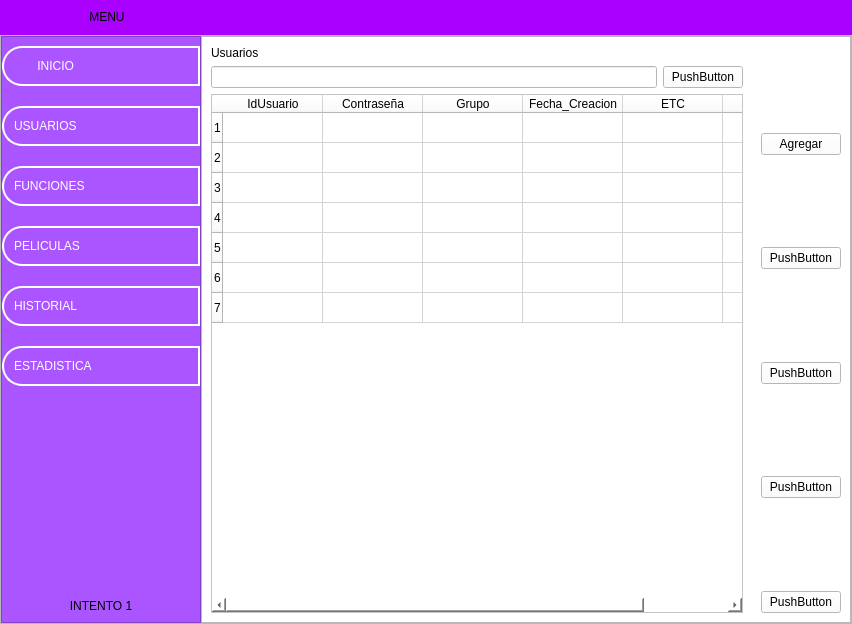
<?xml version="1.0" encoding="UTF-8"?>
<ui version="4.0">
 <class>MainWindow</class>
 <widget class="QMainWindow" name="MainWindow">
  <property name="geometry">
   <rect>
    <x>0</x>
    <y>0</y>
    <width>852</width>
    <height>624</height>
   </rect>
  </property>
  <property name="minimumSize">
   <size>
    <width>400</width>
    <height>0</height>
   </size>
  </property>
  <property name="windowTitle">
   <string>MainWindow</string>
  </property>
  <property name="styleSheet">
   <string notr="true"/>
  </property>
  <widget class="QWidget" name="centralwidget">
   <layout class="QVBoxLayout" name="verticalLayout">
    <property name="spacing">
     <number>0</number>
    </property>
    <property name="leftMargin">
     <number>0</number>
    </property>
    <property name="topMargin">
     <number>0</number>
    </property>
    <property name="rightMargin">
     <number>0</number>
    </property>
    <property name="bottomMargin">
     <number>0</number>
    </property>
    <item>
     <widget class="QFrame" name="frame_superior">
      <property name="minimumSize">
       <size>
        <width>0</width>
        <height>35</height>
       </size>
      </property>
      <property name="maximumSize">
       <size>
        <width>16777215</width>
        <height>50</height>
       </size>
      </property>
      <property name="styleSheet">
       <string notr="true">
QFrame{
border-top-left-radius: 20px;
border-bottom-left-radius: 20px;

background-color: rgb(170, 0, 255);

}
</string>
      </property>
      <property name="frameShape">
       <enum>QFrame::StyledPanel</enum>
      </property>
      <property name="frameShadow">
       <enum>QFrame::Raised</enum>
      </property>
      <layout class="QHBoxLayout" name="horizontalLayout_8">
       <property name="spacing">
        <number>0</number>
       </property>
       <property name="leftMargin">
        <number>2</number>
       </property>
       <property name="topMargin">
        <number>0</number>
       </property>
       <property name="rightMargin">
        <number>2</number>
       </property>
       <property name="bottomMargin">
        <number>0</number>
       </property>
       <item alignment="Qt::AlignLeft">
        <widget class="QPushButton" name="bt_menu">
         <property name="minimumSize">
          <size>
           <width>200</width>
           <height>0</height>
          </size>
         </property>
         <property name="maximumSize">
          <size>
           <width>200</width>
           <height>16777215</height>
          </size>
         </property>
         <property name="styleSheet">
          <string notr="true">QPushButton{
background-color: #aa00ff;
font: 87 12pt &quot;Arial Black&quot;;
border-radius:0px;
}

QPushButton:hover{
background-color: white;
font: 87 12pt &quot;Arial Black&quot;;

}
</string>
         </property>
         <property name="text">
          <string>    MENU </string>
         </property>
         <property name="icon">
          <iconset>
           <normaloff>../../Pruebas_para_Proyecto_Practicas/Menu_Lateral_desplegable_1/PyQt5-main/PyQt5-main/Menu Lateral desplegable/barra-de-menus.png</normaloff>../../Pruebas_para_Proyecto_Practicas/Menu_Lateral_desplegable_1/PyQt5-main/PyQt5-main/Menu Lateral desplegable/barra-de-menus.png</iconset>
         </property>
         <property name="iconSize">
          <size>
           <width>32</width>
           <height>32</height>
          </size>
         </property>
         <property name="autoDefault">
          <bool>false</bool>
         </property>
         <property name="default">
          <bool>false</bool>
         </property>
         <property name="flat">
          <bool>false</bool>
         </property>
        </widget>
       </item>
       <item>
        <spacer name="horizontalSpacer">
         <property name="orientation">
          <enum>Qt::Horizontal</enum>
         </property>
         <property name="sizeHint" stdset="0">
          <size>
           <width>265</width>
           <height>20</height>
          </size>
         </property>
        </spacer>
       </item>
       <item alignment="Qt::AlignRight">
        <widget class="QPushButton" name="bt_minimizar">
         <property name="minimumSize">
          <size>
           <width>35</width>
           <height>35</height>
          </size>
         </property>
         <property name="styleSheet">
          <string notr="true">QPushButton{
border:0px;
}

QPushButton:hover{
border:5px solid #aa00ff;
background-color:#ffff00;

}
</string>
         </property>
         <property name="text">
          <string/>
         </property>
         <property name="icon">
          <iconset>
           <normaloff>../icons/minimizar.png</normaloff>../icons/minimizar.png</iconset>
         </property>
         <property name="iconSize">
          <size>
           <width>32</width>
           <height>32</height>
          </size>
         </property>
         <property name="flat">
          <bool>false</bool>
         </property>
        </widget>
       </item>
       <item alignment="Qt::AlignRight">
        <widget class="QPushButton" name="bt_restaurar">
         <property name="maximumSize">
          <size>
           <width>35</width>
           <height>35</height>
          </size>
         </property>
         <property name="styleSheet">
          <string notr="true">QPushButton{
border:0px;

}

QPushButton:hover{
border:5px solid #aa00ff;
background-color:#55ff00;

}
</string>
         </property>
         <property name="text">
          <string/>
         </property>
         <property name="icon">
          <iconset>
           <normaloff>../icons/restaurar.png</normaloff>../icons/restaurar.png</iconset>
         </property>
         <property name="iconSize">
          <size>
           <width>30</width>
           <height>30</height>
          </size>
         </property>
        </widget>
       </item>
       <item alignment="Qt::AlignRight">
        <widget class="QPushButton" name="bt_maximizar">
         <property name="maximumSize">
          <size>
           <width>35</width>
           <height>35</height>
          </size>
         </property>
         <property name="styleSheet">
          <string notr="true">QPushButton{
border:0px;

}

QPushButton:hover{
border:5px solid #aa00ff;
background-color:#55ff00;

}
</string>
         </property>
         <property name="text">
          <string/>
         </property>
         <property name="icon">
          <iconset>
           <normaloff>../icons/maximizar.png</normaloff>../icons/maximizar.png</iconset>
         </property>
         <property name="iconSize">
          <size>
           <width>32</width>
           <height>32</height>
          </size>
         </property>
        </widget>
       </item>
       <item alignment="Qt::AlignRight">
        <widget class="QPushButton" name="bt_cerrar">
         <property name="maximumSize">
          <size>
           <width>35</width>
           <height>16777215</height>
          </size>
         </property>
         <property name="styleSheet">
          <string notr="true">QPushButton{
border:0px;

}

QPushButton:hover{
border:5px solid #aa00ff;
background-color:red;

}
</string>
         </property>
         <property name="text">
          <string/>
         </property>
         <property name="icon">
          <iconset>
           <normaloff>../icons/cerrar.png</normaloff>../icons/cerrar.png</iconset>
         </property>
         <property name="iconSize">
          <size>
           <width>32</width>
           <height>32</height>
          </size>
         </property>
        </widget>
       </item>
      </layout>
     </widget>
    </item>
    <item>
     <widget class="QFrame" name="frame_inferior">
      <property name="styleSheet">
       <string notr="true"/>
      </property>
      <property name="frameShape">
       <enum>QFrame::StyledPanel</enum>
      </property>
      <property name="frameShadow">
       <enum>QFrame::Raised</enum>
      </property>
      <layout class="QHBoxLayout" name="horizontalLayout">
       <property name="spacing">
        <number>0</number>
       </property>
       <property name="leftMargin">
        <number>0</number>
       </property>
       <property name="topMargin">
        <number>0</number>
       </property>
       <property name="rightMargin">
        <number>0</number>
       </property>
       <property name="bottomMargin">
        <number>0</number>
       </property>
       <item alignment="Qt::AlignLeft">
        <widget class="QFrame" name="frame_lateral">
         <property name="minimumSize">
          <size>
           <width>200</width>
           <height>0</height>
          </size>
         </property>
         <property name="maximumSize">
          <size>
           <width>0</width>
           <height>16777215</height>
          </size>
         </property>
         <property name="layoutDirection">
          <enum>Qt::LeftToRight</enum>
         </property>
         <property name="autoFillBackground">
          <bool>false</bool>
         </property>
         <property name="styleSheet">
          <string notr="true">QFrame {
    background-color: #aa55ff;
}

QPushButton {
    background-color: #aa55ff;
    border: 2px solid #fff;
    border-top-left-radius: 20px;
    border-bottom-left-radius: 20px;
    padding: 10px;
    color: white;
    font: 75 12pt &quot;Arial Narrow&quot;;
    text-align: left;
}

QPushButton:hover {
    background-color: #ffffff;
    border: 2px solid #aa55ff;
    color: #aa55ff;
    text-align: left;
}
</string>
         </property>
         <property name="frameShape">
          <enum>QFrame::StyledPanel</enum>
         </property>
         <property name="frameShadow">
          <enum>QFrame::Plain</enum>
         </property>
         <layout class="QVBoxLayout" name="verticalLayout_2">
          <property name="spacing">
           <number>20</number>
          </property>
          <property name="leftMargin">
           <number>0</number>
          </property>
          <property name="rightMargin">
           <number>0</number>
          </property>
          <property name="bottomMargin">
           <number>9</number>
          </property>
          <item>
           <widget class="QPushButton" name="bt_inicio">
            <property name="minimumSize">
             <size>
              <width>0</width>
              <height>40</height>
             </size>
            </property>
            <property name="contextMenuPolicy">
             <enum>Qt::DefaultContextMenu</enum>
            </property>
            <property name="layoutDirection">
             <enum>Qt::LeftToRight</enum>
            </property>
            <property name="text">
             <string>       INICIO             </string>
            </property>
            <property name="icon">
             <iconset>
              <normaloff>../icons/inteligencia-artificial.png</normaloff>../icons/inteligencia-artificial.png</iconset>
            </property>
            <property name="iconSize">
             <size>
              <width>32</width>
              <height>32</height>
             </size>
            </property>
           </widget>
          </item>
          <item>
           <widget class="QPushButton" name="bt_uno">
            <property name="minimumSize">
             <size>
              <width>0</width>
              <height>40</height>
             </size>
            </property>
            <property name="toolTipDuration">
             <number>0</number>
            </property>
            <property name="styleSheet">
             <string notr="true"/>
            </property>
            <property name="text">
             <string>USUARIOS</string>
            </property>
            <property name="icon">
             <iconset>
              <normaloff>../icons/base-de-datos.png</normaloff>../icons/base-de-datos.png</iconset>
            </property>
            <property name="iconSize">
             <size>
              <width>32</width>
              <height>32</height>
             </size>
            </property>
           </widget>
          </item>
          <item>
           <widget class="QPushButton" name="bt_dos">
            <property name="minimumSize">
             <size>
              <width>0</width>
              <height>40</height>
             </size>
            </property>
            <property name="styleSheet">
             <string notr="true"/>
            </property>
            <property name="text">
             <string>FUNCIONES</string>
            </property>
            <property name="icon">
             <iconset>
              <normaloff>../icons/chip.png</normaloff>../icons/chip.png</iconset>
            </property>
            <property name="iconSize">
             <size>
              <width>32</width>
              <height>32</height>
             </size>
            </property>
           </widget>
          </item>
          <item>
           <widget class="QPushButton" name="bt_tres">
            <property name="minimumSize">
             <size>
              <width>0</width>
              <height>40</height>
             </size>
            </property>
            <property name="styleSheet">
             <string notr="true"/>
            </property>
            <property name="text">
             <string>PELICULAS</string>
            </property>
            <property name="icon">
             <iconset>
              <normaloff>../../Pruebas_para_Proyecto_Practicas/Menu_Lateral_desplegable_1/PyQt5-main/PyQt5-main/Menu Lateral desplegable/moto.png</normaloff>../../Pruebas_para_Proyecto_Practicas/Menu_Lateral_desplegable_1/PyQt5-main/PyQt5-main/Menu Lateral desplegable/moto.png</iconset>
            </property>
            <property name="iconSize">
             <size>
              <width>32</width>
              <height>32</height>
             </size>
            </property>
           </widget>
          </item>
          <item>
           <widget class="QPushButton" name="bt_cuatro">
            <property name="minimumSize">
             <size>
              <width>0</width>
              <height>40</height>
             </size>
            </property>
            <property name="styleSheet">
             <string notr="true"/>
            </property>
            <property name="text">
             <string>HISTORIAL</string>
            </property>
            <property name="icon">
             <iconset>
              <normaloff>../../Pruebas_para_Proyecto_Practicas/Menu_Lateral_desplegable_1/PyQt5-main/PyQt5-main/Menu Lateral desplegable/encriptado.png</normaloff>../../Pruebas_para_Proyecto_Practicas/Menu_Lateral_desplegable_1/PyQt5-main/PyQt5-main/Menu Lateral desplegable/encriptado.png</iconset>
            </property>
            <property name="iconSize">
             <size>
              <width>32</width>
              <height>32</height>
             </size>
            </property>
           </widget>
          </item>
          <item>
           <widget class="QPushButton" name="bt_cinco">
            <property name="minimumSize">
             <size>
              <width>0</width>
              <height>40</height>
             </size>
            </property>
            <property name="styleSheet">
             <string notr="true"/>
            </property>
            <property name="text">
             <string>ESTADISTICA</string>
            </property>
            <property name="icon">
             <iconset>
              <normaloff>../../Pruebas_para_Proyecto_Practicas/Menu_Lateral_desplegable_1/PyQt5-main/PyQt5-main/Menu Lateral desplegable/videojuego.png</normaloff>../../Pruebas_para_Proyecto_Practicas/Menu_Lateral_desplegable_1/PyQt5-main/PyQt5-main/Menu Lateral desplegable/videojuego.png</iconset>
            </property>
            <property name="iconSize">
             <size>
              <width>32</width>
              <height>32</height>
             </size>
            </property>
           </widget>
          </item>
          <item>
           <spacer name="verticalSpacer">
            <property name="orientation">
             <enum>Qt::Vertical</enum>
            </property>
            <property name="sizeHint" stdset="0">
             <size>
              <width>20</width>
              <height>40</height>
             </size>
            </property>
           </spacer>
          </item>
          <item>
           <widget class="QLabel" name="label_2">
            <property name="styleSheet">
             <string notr="true"/>
            </property>
            <property name="text">
             <string>INTENTO 1</string>
            </property>
            <property name="alignment">
             <set>Qt::AlignCenter</set>
            </property>
           </widget>
          </item>
         </layout>
        </widget>
       </item>
       <item>
        <widget class="QFrame" name="frame_contenedor">
         <property name="styleSheet">
          <string notr="true"/>
         </property>
         <property name="frameShape">
          <enum>QFrame::StyledPanel</enum>
         </property>
         <property name="frameShadow">
          <enum>QFrame::Raised</enum>
         </property>
         <property name="lineWidth">
          <number>1</number>
         </property>
         <layout class="QVBoxLayout" name="verticalLayout_3">
          <property name="spacing">
           <number>0</number>
          </property>
          <property name="leftMargin">
           <number>0</number>
          </property>
          <property name="topMargin">
           <number>0</number>
          </property>
          <property name="rightMargin">
           <number>0</number>
          </property>
          <property name="bottomMargin">
           <number>0</number>
          </property>
          <item>
           <widget class="QStackedWidget" name="stackedWidget">
            <property name="minimumSize">
             <size>
              <width>0</width>
              <height>0</height>
             </size>
            </property>
            <property name="styleSheet">
             <string notr="true">background-color: rgb(255, 255, 255);</string>
            </property>
            <property name="frameShape">
             <enum>QFrame::NoFrame</enum>
            </property>
            <property name="frameShadow">
             <enum>QFrame::Plain</enum>
            </property>
            <property name="lineWidth">
             <number>0</number>
            </property>
            <property name="currentIndex">
             <number>1</number>
            </property>
            <widget class="QWidget" name="page">
             <layout class="QVBoxLayout" name="verticalLayout_9">
              <item>
               <widget class="QLabel" name="label">
                <property name="text">
                 <string/>
                </property>
                <property name="pixmap">
                 <pixmap>../icons/download.jpg</pixmap>
                </property>
                <property name="scaledContents">
                 <bool>false</bool>
                </property>
                <property name="alignment">
                 <set>Qt::AlignCenter</set>
                </property>
                <property name="indent">
                 <number>0</number>
                </property>
               </widget>
              </item>
             </layout>
            </widget>
            <widget class="QWidget" name="page_uno">
             <property name="styleSheet">
              <string notr="true">background-color: rgb(255, 255, 255);</string>
             </property>
             <layout class="QHBoxLayout" name="horizontalLayout_2">
              <property name="spacing">
               <number>0</number>
              </property>
              <property name="leftMargin">
               <number>0</number>
              </property>
              <property name="topMargin">
               <number>0</number>
              </property>
              <property name="rightMargin">
               <number>0</number>
              </property>
              <property name="bottomMargin">
               <number>0</number>
              </property>
              <item>
               <widget class="QWidget" name="widget_2" native="true">
                <layout class="QVBoxLayout" name="verticalLayout_5">
                 <item>
                  <widget class="QLabel" name="label_3">
                   <property name="text">
                    <string>Usuarios</string>
                   </property>
                  </widget>
                 </item>
                 <item>
                  <layout class="QHBoxLayout" name="horizontalLayout_3">
                   <item>
                    <widget class="QLineEdit" name="lineEdit"/>
                   </item>
                   <item>
                    <widget class="QPushButton" name="pushButton_5">
                     <property name="text">
                      <string>PushButton</string>
                     </property>
                    </widget>
                   </item>
                  </layout>
                 </item>
                 <item>
                  <widget class="QTableWidget" name="tableWidget">
                   <row>
                    <property name="text">
                     <string>1</string>
                    </property>
                   </row>
                   <row>
                    <property name="text">
                     <string>2</string>
                    </property>
                   </row>
                   <row>
                    <property name="text">
                     <string>3</string>
                    </property>
                   </row>
                   <row>
                    <property name="text">
                     <string>4</string>
                    </property>
                   </row>
                   <row>
                    <property name="text">
                     <string>5</string>
                    </property>
                   </row>
                   <row>
                    <property name="text">
                     <string>6</string>
                    </property>
                   </row>
                   <row>
                    <property name="text">
                     <string>7</string>
                    </property>
                   </row>
                   <column>
                    <property name="text">
                     <string>IdUsuario</string>
                    </property>
                   </column>
                   <column>
                    <property name="text">
                     <string>Contraseña</string>
                    </property>
                   </column>
                   <column>
                    <property name="text">
                     <string>Grupo</string>
                    </property>
                   </column>
                   <column>
                    <property name="text">
                     <string>Fecha_Creacion</string>
                    </property>
                   </column>
                   <column>
                    <property name="text">
                     <string>ETC</string>
                    </property>
                   </column>
                   <column>
                    <property name="text">
                     <string>etc</string>
                    </property>
                   </column>
                  </widget>
                 </item>
                </layout>
               </widget>
              </item>
              <item>
               <widget class="QWidget" name="widget" native="true">
                <property name="maximumSize">
                 <size>
                  <width>160</width>
                  <height>16777215</height>
                 </size>
                </property>
                <layout class="QVBoxLayout" name="verticalLayout_4">
                 <item>
                  <spacer name="verticalSpacer_3">
                   <property name="orientation">
                    <enum>Qt::Vertical</enum>
                   </property>
                   <property name="sizeHint" stdset="0">
                    <size>
                     <width>20</width>
                     <height>66</height>
                    </size>
                   </property>
                  </spacer>
                 </item>
                 <item>
                  <widget class="QPushButton" name="bt_agregar_usuario">
                   <property name="text">
                    <string>Agregar</string>
                   </property>
                  </widget>
                 </item>
                 <item>
                  <spacer name="verticalSpacer_4">
                   <property name="orientation">
                    <enum>Qt::Vertical</enum>
                   </property>
                   <property name="sizeHint" stdset="0">
                    <size>
                     <width>20</width>
                     <height>66</height>
                    </size>
                   </property>
                  </spacer>
                 </item>
                 <item>
                  <widget class="QPushButton" name="pushButton_8">
                   <property name="text">
                    <string>PushButton</string>
                   </property>
                  </widget>
                 </item>
                 <item>
                  <spacer name="verticalSpacer_5">
                   <property name="orientation">
                    <enum>Qt::Vertical</enum>
                   </property>
                   <property name="sizeHint" stdset="0">
                    <size>
                     <width>20</width>
                     <height>66</height>
                    </size>
                   </property>
                  </spacer>
                 </item>
                 <item>
                  <widget class="QPushButton" name="pushButton_7">
                   <property name="text">
                    <string>PushButton</string>
                   </property>
                  </widget>
                 </item>
                 <item>
                  <spacer name="verticalSpacer_6">
                   <property name="orientation">
                    <enum>Qt::Vertical</enum>
                   </property>
                   <property name="sizeHint" stdset="0">
                    <size>
                     <width>20</width>
                     <height>66</height>
                    </size>
                   </property>
                  </spacer>
                 </item>
                 <item>
                  <widget class="QPushButton" name="pushButton_11">
                   <property name="text">
                    <string>PushButton</string>
                   </property>
                  </widget>
                 </item>
                 <item>
                  <spacer name="verticalSpacer_7">
                   <property name="orientation">
                    <enum>Qt::Vertical</enum>
                   </property>
                   <property name="sizeHint" stdset="0">
                    <size>
                     <width>20</width>
                     <height>66</height>
                    </size>
                   </property>
                  </spacer>
                 </item>
                 <item>
                  <widget class="QPushButton" name="pushButton_10">
                   <property name="text">
                    <string>PushButton</string>
                   </property>
                  </widget>
                 </item>
                </layout>
               </widget>
              </item>
             </layout>
            </widget>
            <widget class="QWidget" name="page_dos">
             <property name="styleSheet">
              <string notr="true">background-color: rgb(255, 255, 255);</string>
             </property>
             <layout class="QHBoxLayout" name="horizontalLayout_5">
              <item>
               <widget class="QWidget" name="widget_5" native="true">
                <property name="minimumSize">
                 <size>
                  <width>350</width>
                  <height>0</height>
                 </size>
                </property>
                <layout class="QVBoxLayout" name="verticalLayout_11">
                 <item>
                  <widget class="QWidget" name="widget_6" native="true">
                   <property name="minimumSize">
                    <size>
                     <width>0</width>
                     <height>500</height>
                    </size>
                   </property>
                   <layout class="QVBoxLayout" name="verticalLayout_12">
                    <item>
                     <layout class="QGridLayout" name="gridLayout">
                      <property name="spacing">
                       <number>0</number>
                      </property>
                     </layout>
                    </item>
                   </layout>
                  </widget>
                 </item>
                 <item>
                  <widget class="QWidget" name="widget_7" native="true">
                   <layout class="QHBoxLayout" name="horizontalLayout_14">
                    <item>
                     <layout class="QHBoxLayout" name="horizontalLayout_13">
                      <item>
                       <widget class="QLabel" name="label_12">
                        <property name="text">
                         <string>Total</string>
                        </property>
                       </widget>
                      </item>
                      <item>
                       <widget class="QLineEdit" name="lineEdit_7"/>
                      </item>
                      <item>
                       <widget class="QPushButton" name="pushButton_21">
                        <property name="text">
                         <string>Comprar</string>
                        </property>
                       </widget>
                      </item>
                     </layout>
                    </item>
                   </layout>
                  </widget>
                 </item>
                </layout>
               </widget>
              </item>
              <item>
               <widget class="QWidget" name="widget_8" native="true">
                <property name="minimumSize">
                 <size>
                  <width>0</width>
                  <height>0</height>
                 </size>
                </property>
                <property name="maximumSize">
                 <size>
                  <width>200</width>
                  <height>16777215</height>
                 </size>
                </property>
                <layout class="QVBoxLayout" name="verticalLayout_8">
                 <item>
                  <layout class="QHBoxLayout" name="horizontalLayout_4">
                   <property name="spacing">
                    <number>0</number>
                   </property>
                   <item>
                    <widget class="QComboBox" name="comboBox_cartelera">
                     <item>
                      <property name="text">
                       <string>Seleccione una pelicula</string>
                      </property>
                     </item>
                     <item>
                      <property name="text">
                       <string>Peli 1</string>
                      </property>
                     </item>
                     <item>
                      <property name="text">
                       <string>Peli 2</string>
                      </property>
                     </item>
                     <item>
                      <property name="text">
                       <string>Peli 3</string>
                      </property>
                     </item>
                    </widget>
                   </item>
                  </layout>
                 </item>
                 <item>
                  <widget class="QLabel" name="label_imagenCartelera">
                   <property name="minimumSize">
                    <size>
                     <width>0</width>
                     <height>100</height>
                    </size>
                   </property>
                   <property name="maximumSize">
                    <size>
                     <width>16777215</width>
                     <height>16777215</height>
                    </size>
                   </property>
                   <property name="sizeIncrement">
                    <size>
                     <width>0</width>
                     <height>0</height>
                    </size>
                   </property>
                   <property name="text">
                    <string/>
                   </property>
                  </widget>
                 </item>
                 <item>
                  <widget class="QTextBrowser" name="textBrowser_descripcion">
                   <property name="minimumSize">
                    <size>
                     <width>0</width>
                     <height>0</height>
                    </size>
                   </property>
                   <property name="maximumSize">
                    <size>
                     <width>500</width>
                     <height>500</height>
                    </size>
                   </property>
                   <property name="sizeIncrement">
                    <size>
                     <width>0</width>
                     <height>0</height>
                    </size>
                   </property>
                   <property name="html">
                    <string>&lt;!DOCTYPE HTML PUBLIC &quot;-//W3C//DTD HTML 4.0//EN&quot; &quot;http://www.w3.org/TR/REC-html40/strict.dtd&quot;&gt;
&lt;html&gt;&lt;head&gt;&lt;meta name=&quot;qrichtext&quot; content=&quot;1&quot; /&gt;&lt;style type=&quot;text/css&quot;&gt;
p, li { white-space: pre-wrap; }
&lt;/style&gt;&lt;/head&gt;&lt;body style=&quot; font-family:'MS Shell Dlg 2'; font-size:8.25pt; font-weight:400; font-style:normal;&quot;&gt;
&lt;p align=&quot;center&quot; style=&quot;-qt-paragraph-type:empty; margin-top:0px; margin-bottom:0px; margin-left:0px; margin-right:0px; -qt-block-indent:0; text-indent:0px;&quot;&gt;&lt;br /&gt;&lt;/p&gt;
&lt;p align=&quot;center&quot; style=&quot;-qt-paragraph-type:empty; margin-top:0px; margin-bottom:0px; margin-left:0px; margin-right:0px; -qt-block-indent:0; text-indent:0px;&quot;&gt;&lt;br /&gt;&lt;/p&gt;
&lt;p align=&quot;center&quot; style=&quot;-qt-paragraph-type:empty; margin-top:0px; margin-bottom:0px; margin-left:0px; margin-right:0px; -qt-block-indent:0; text-indent:0px;&quot;&gt;&lt;br /&gt;&lt;/p&gt;
&lt;p align=&quot;center&quot; style=&quot;-qt-paragraph-type:empty; margin-top:0px; margin-bottom:0px; margin-left:0px; margin-right:0px; -qt-block-indent:0; text-indent:0px;&quot;&gt;&lt;br /&gt;&lt;/p&gt;
&lt;p align=&quot;center&quot; style=&quot;-qt-paragraph-type:empty; margin-top:0px; margin-bottom:0px; margin-left:0px; margin-right:0px; -qt-block-indent:0; text-indent:0px;&quot;&gt;&lt;br /&gt;&lt;/p&gt;
&lt;p align=&quot;center&quot; style=&quot; margin-top:0px; margin-bottom:0px; margin-left:0px; margin-right:0px; -qt-block-indent:0; text-indent:0px;&quot;&gt;Descripcion&lt;/p&gt;
&lt;p align=&quot;center&quot; style=&quot;-qt-paragraph-type:empty; margin-top:0px; margin-bottom:0px; margin-left:0px; margin-right:0px; -qt-block-indent:0; text-indent:0px;&quot;&gt;&lt;br /&gt;&lt;/p&gt;&lt;/body&gt;&lt;/html&gt;</string>
                   </property>
                  </widget>
                 </item>
                </layout>
               </widget>
              </item>
             </layout>
            </widget>
            <widget class="QWidget" name="page_tres">
             <widget class="QPushButton" name="pushButton_3">
              <property name="geometry">
               <rect>
                <x>9</x>
                <y>246</y>
                <width>75</width>
                <height>76</height>
               </rect>
              </property>
              <property name="styleSheet">
               <string notr="true">background-color: rgb(255, 255, 0);
font: 87 36pt &quot;Arial Black&quot;;</string>
              </property>
              <property name="text">
               <string>3</string>
              </property>
             </widget>
            </widget>
            <widget class="QWidget" name="page_cuatro">
             <property name="styleSheet">
              <string notr="true">background-color: rgb(255, 255, 255);</string>
             </property>
             <widget class="QPushButton" name="pushButton_2">
              <property name="geometry">
               <rect>
                <x>9</x>
                <y>246</y>
                <width>75</width>
                <height>76</height>
               </rect>
              </property>
              <property name="styleSheet">
               <string notr="true">background-color: rgb(85, 255, 0);
font: 87 36pt &quot;Arial Black&quot;;</string>
              </property>
              <property name="text">
               <string>4</string>
              </property>
             </widget>
            </widget>
            <widget class="QWidget" name="page_cinco">
             <property name="styleSheet">
              <string notr="true">background-color: rgb(255, 255, 255);</string>
             </property>
             <widget class="QPushButton" name="pushButton">
              <property name="geometry">
               <rect>
                <x>9</x>
                <y>228</y>
                <width>75</width>
                <height>76</height>
               </rect>
              </property>
              <property name="styleSheet">
               <string notr="true">background-color: rgb(0, 170, 255);
font: 87 36pt &quot;Arial Black&quot;;</string>
              </property>
              <property name="text">
               <string>5</string>
              </property>
             </widget>
            </widget>
           </widget>
          </item>
         </layout>
        </widget>
       </item>
      </layout>
     </widget>
    </item>
   </layout>
  </widget>
 </widget>
 <resources/>
 <connections/>
</ui>
